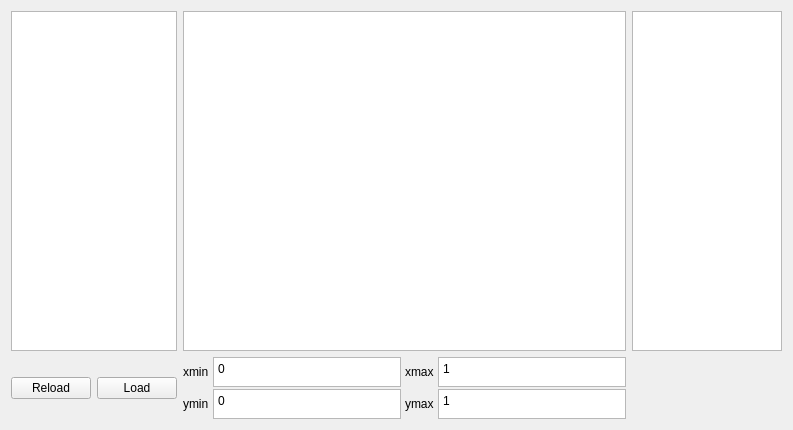
<?xml version="1.0" encoding="UTF-8"?>
<ui version="4.0">
 <class>Form</class>
 <widget class="QWidget" name="Form">
  <property name="geometry">
   <rect>
    <x>0</x>
    <y>0</y>
    <width>793</width>
    <height>422</height>
   </rect>
  </property>
  <property name="windowTitle">
   <string>Form</string>
  </property>
  <layout class="QGridLayout" name="gridLayout_5">
   <item row="0" column="0">
    <layout class="QGridLayout" name="gridLayout_3">
     <property name="sizeConstraint">
      <enum>QLayout::SetDefaultConstraint</enum>
     </property>
     <item row="1" column="1">
      <layout class="QGridLayout" name="gridLayout">
       <property name="sizeConstraint">
        <enum>QLayout::SetDefaultConstraint</enum>
       </property>
       <property name="horizontalSpacing">
        <number>4</number>
       </property>
       <property name="verticalSpacing">
        <number>2</number>
       </property>
       <item row="1" column="0">
        <widget class="QLabel" name="yminlabel">
         <property name="maximumSize">
          <size>
           <width>30</width>
           <height>16777215</height>
          </size>
         </property>
         <property name="text">
          <string>ymin</string>
         </property>
        </widget>
       </item>
       <item row="0" column="3">
        <widget class="QPlainTextEdit" name="xmax">
         <property name="enabled">
          <bool>true</bool>
         </property>
         <property name="maximumSize">
          <size>
           <width>1000</width>
           <height>30</height>
          </size>
         </property>
         <property name="plainText">
          <string>1</string>
         </property>
         <property name="overwriteMode">
          <bool>true</bool>
         </property>
        </widget>
       </item>
       <item row="1" column="2">
        <widget class="QLabel" name="ymaxlabel">
         <property name="maximumSize">
          <size>
           <width>30</width>
           <height>16777215</height>
          </size>
         </property>
         <property name="text">
          <string>ymax</string>
         </property>
        </widget>
       </item>
       <item row="1" column="1">
        <widget class="QPlainTextEdit" name="ymin">
         <property name="enabled">
          <bool>true</bool>
         </property>
         <property name="maximumSize">
          <size>
           <width>1000</width>
           <height>30</height>
          </size>
         </property>
         <property name="plainText">
          <string>0</string>
         </property>
         <property name="overwriteMode">
          <bool>true</bool>
         </property>
        </widget>
       </item>
       <item row="0" column="0">
        <widget class="QLabel" name="xminlabel">
         <property name="maximumSize">
          <size>
           <width>30</width>
           <height>16777215</height>
          </size>
         </property>
         <property name="text">
          <string>xmin</string>
         </property>
        </widget>
       </item>
       <item row="0" column="1">
        <widget class="QPlainTextEdit" name="xmin">
         <property name="enabled">
          <bool>true</bool>
         </property>
         <property name="maximumSize">
          <size>
           <width>1000</width>
           <height>30</height>
          </size>
         </property>
         <property name="plainText">
          <string>0</string>
         </property>
         <property name="overwriteMode">
          <bool>true</bool>
         </property>
        </widget>
       </item>
       <item row="0" column="2">
        <widget class="QLabel" name="xmaxlabel">
         <property name="maximumSize">
          <size>
           <width>30</width>
           <height>16777215</height>
          </size>
         </property>
         <property name="text">
          <string>xmax</string>
         </property>
        </widget>
       </item>
       <item row="1" column="3">
        <widget class="QPlainTextEdit" name="ymax">
         <property name="enabled">
          <bool>true</bool>
         </property>
         <property name="maximumSize">
          <size>
           <width>1000</width>
           <height>30</height>
          </size>
         </property>
         <property name="plainText">
          <string>1</string>
         </property>
         <property name="overwriteMode">
          <bool>true</bool>
         </property>
        </widget>
       </item>
      </layout>
     </item>
     <item row="0" column="1">
      <widget class="QGraphicsView" name="graphicsView">
       <property name="minimumSize">
        <size>
         <width>0</width>
         <height>340</height>
        </size>
       </property>
      </widget>
     </item>
     <item row="1" column="0">
      <layout class="QGridLayout" name="gridLayout_4">
       <item row="0" column="0">
        <widget class="QPushButton" name="Reload">
         <property name="text">
          <string>Reload</string>
         </property>
        </widget>
       </item>
       <item row="0" column="1">
        <widget class="QPushButton" name="Load">
         <property name="text">
          <string>Load</string>
         </property>
        </widget>
       </item>
      </layout>
     </item>
     <item row="0" column="0">
      <widget class="QListView" name="listView">
       <property name="minimumSize">
        <size>
         <width>100</width>
         <height>0</height>
        </size>
       </property>
       <property name="maximumSize">
        <size>
         <width>300</width>
         <height>16777215</height>
        </size>
       </property>
      </widget>
     </item>
     <item row="0" column="2">
      <widget class="QTextBrowser" name="textBrowser">
       <property name="minimumSize">
        <size>
         <width>150</width>
         <height>0</height>
        </size>
       </property>
       <property name="maximumSize">
        <size>
         <width>150</width>
         <height>16777215</height>
        </size>
       </property>
      </widget>
     </item>
    </layout>
   </item>
  </layout>
 </widget>
 <resources/>
 <connections/>
</ui>
